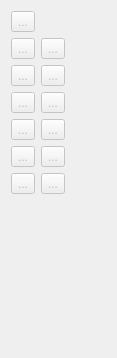
      <widget class="QWidget" name="page">
       <property name="geometry">
        <rect>
         <x>0</x>
         <y>0</y>
         <width>117</width>
         <height>358</height>
        </rect>
       </property>
       <property name="sizePolicy">
        <sizepolicy hsizetype="Expanding" vsizetype="Maximum">
         <horstretch>0</horstretch>
         <verstretch>0</verstretch>
        </sizepolicy>
       </property>
       <property name="toolTip">
        <string>Tools for creating points.</string>
       </property>
       <attribute name="icon">
        <iconset resource="../../libs/vmisc/share/resources/icon.qrc">
         <normaloff>:/icon/16x16/toolsectionpoint.png</normaloff>:/icon/16x16/toolsectionpoint.png</iconset>
       </attribute>
       <attribute name="label">
        <string>Point</string>
       </attribute>
       <attribute name="toolTip">
        <string>Point</string>
       </attribute>
       <layout class="QFormLayout" name="formLayout">
        <property name="fieldGrowthPolicy">
         <enum>QFormLayout::AllNonFixedFieldsGrow</enum>
        </property>
        <item row="2" column="1">
         <widget class="QToolButton" name="toolButtonAlongLine">
          <property name="enabled">
           <bool>false</bool>
          </property>
          <property name="toolTip">
           <string>Point at distance along line</string>
          </property>
          <property name="text">
           <string notr="true">...</string>
          </property>
          <property name="icon">
           <iconset resource="share/resources/toolicon.qrc">
            <normaloff>:/toolicon/32x32/along_line.png</normaloff>:/toolicon/32x32/along_line.png</iconset>
          </property>
          <property name="iconSize">
           <size>
            <width>32</width>
            <height>32</height>
           </size>
          </property>
          <property name="checkable">
           <bool>true</bool>
          </property>
         </widget>
        </item>
        <item row="3" column="0">
         <widget class="QToolButton" name="toolButtonNormal">
          <property name="enabled">
           <bool>false</bool>
          </property>
          <property name="toolTip">
           <string>Point along perpendicular</string>
          </property>
          <property name="text">
           <string notr="true">...</string>
          </property>
          <property name="icon">
           <iconset resource="share/resources/toolicon.qrc">
            <normaloff>:/toolicon/32x32/normal.png</normaloff>:/toolicon/32x32/normal.png</iconset>
          </property>
          <property name="iconSize">
           <size>
            <width>32</width>
            <height>32</height>
           </size>
          </property>
          <property name="checkable">
           <bool>true</bool>
          </property>
         </widget>
        </item>
        <item row="3" column="1">
         <widget class="QToolButton" name="toolButtonBisector">
          <property name="enabled">
           <bool>false</bool>
          </property>
          <property name="toolTip">
           <string>Point along bisector</string>
          </property>
          <property name="text">
           <string notr="true">...</string>
          </property>
          <property name="icon">
           <iconset resource="share/resources/toolicon.qrc">
            <normaloff>:/toolicon/32x32/bisector.png</normaloff>:/toolicon/32x32/bisector.png</iconset>
          </property>
          <property name="iconSize">
           <size>
            <width>32</width>
            <height>32</height>
           </size>
          </property>
          <property name="checkable">
           <bool>true</bool>
          </property>
         </widget>
        </item>
        <item row="5" column="0">
         <widget class="QToolButton" name="toolButtonShoulderPoint">
          <property name="enabled">
           <bool>false</bool>
          </property>
          <property name="toolTip">
           <string>Special point on shoulder</string>
          </property>
          <property name="text">
           <string notr="true">...</string>
          </property>
          <property name="icon">
           <iconset resource="share/resources/toolicon.qrc">
            <normaloff>:/toolicon/32x32/shoulder.png</normaloff>:/toolicon/32x32/shoulder.png</iconset>
          </property>
          <property name="iconSize">
           <size>
            <width>32</width>
            <height>32</height>
           </size>
          </property>
          <property name="checkable">
           <bool>true</bool>
          </property>
         </widget>
        </item>
        <item row="5" column="1">
         <widget class="QToolButton" name="toolButtonPointOfContact">
          <property name="enabled">
           <bool>false</bool>
          </property>
          <property name="toolTip">
           <string>Point at intersection of arc and line</string>
          </property>
          <property name="text">
           <string notr="true">...</string>
          </property>
          <property name="icon">
           <iconset resource="share/resources/toolicon.qrc">
            <normaloff>:/toolicon/32x32/point_of_contact.png</normaloff>:/toolicon/32x32/point_of_contact.png</iconset>
          </property>
          <property name="iconSize">
           <size>
            <width>32</width>
            <height>32</height>
           </size>
          </property>
          <property name="checkable">
           <bool>true</bool>
          </property>
         </widget>
        </item>
        <item row="7" column="0">
         <widget class="QToolButton" name="toolButtonTriangle">
          <property name="enabled">
           <bool>false</bool>
          </property>
          <property name="toolTip">
           <string>Triangle tool</string>
          </property>
          <property name="text">
           <string notr="true">...</string>
          </property>
          <property name="icon">
           <iconset resource="share/resources/toolicon.qrc">
            <normaloff>:/toolicon/32x32/triangle.png</normaloff>:/toolicon/32x32/triangle.png</iconset>
          </property>
          <property name="iconSize">
           <size>
            <width>32</width>
            <height>32</height>
           </size>
          </property>
          <property name="checkable">
           <bool>true</bool>
          </property>
         </widget>
        </item>
        <item row="7" column="1">
         <widget class="QToolButton" name="toolButtonPointOfIntersection">
          <property name="enabled">
           <bool>false</bool>
          </property>
          <property name="toolTip">
           <string>Point from X and Y of two other points</string>
          </property>
          <property name="text">
           <string notr="true">...</string>
          </property>
          <property name="icon">
           <iconset resource="share/resources/toolicon.qrc">
            <normaloff>:/toolicon/32x32/point_of_intersection.png</normaloff>:/toolicon/32x32/point_of_intersection.png</iconset>
          </property>
          <property name="iconSize">
           <size>
            <width>32</width>
            <height>32</height>
           </size>
          </property>
          <property name="checkable">
           <bool>true</bool>
          </property>
         </widget>
        </item>
        <item row="9" column="0">
         <widget class="QToolButton" name="toolButtonHeight">
          <property name="enabled">
           <bool>false</bool>
          </property>
          <property name="toolTip">
           <string>Perpendicular point along line</string>
          </property>
          <property name="text">
           <string notr="true">...</string>
          </property>
          <property name="icon">
           <iconset resource="share/resources/toolicon.qrc">
            <normaloff>:/toolicon/32x32/height.png</normaloff>:/toolicon/32x32/height.png</iconset>
          </property>
          <property name="iconSize">
           <size>
            <width>32</width>
            <height>32</height>
           </size>
          </property>
          <property name="checkable">
           <bool>true</bool>
          </property>
         </widget>
        </item>
        <item row="9" column="1">
         <widget class="QToolButton" name="toolButtonLineIntersectAxis">
          <property name="enabled">
           <bool>false</bool>
          </property>
          <property name="toolTip">
           <string>Point intersect line and axis</string>
          </property>
          <property name="text">
           <string notr="true">...</string>
          </property>
          <property name="icon">
           <iconset resource="share/resources/toolicon.qrc">
            <normaloff>:/toolicon/32x32/line_intersect_axis.png</normaloff>:/toolicon/32x32/line_intersect_axis.png</iconset>
          </property>
          <property name="iconSize">
           <size>
            <width>32</width>
            <height>32</height>
           </size>
          </property>
          <property name="checkable">
           <bool>true</bool>
          </property>
         </widget>
        </item>
        <item row="10" column="0">
         <widget class="QToolButton" name="toolButtonTrueDarts">
          <property name="enabled">
           <bool>false</bool>
          </property>
          <property name="toolTip">
           <string>True darts</string>
          </property>
          <property name="text">
           <string notr="true">...</string>
          </property>
          <property name="icon">
           <iconset resource="share/resources/toolicon.qrc">
            <normaloff>:/toolicon/32x32/true_darts.png</normaloff>:/toolicon/32x32/true_darts.png</iconset>
          </property>
          <property name="iconSize">
           <size>
            <width>32</width>
            <height>32</height>
           </size>
          </property>
          <property name="checkable">
           <bool>true</bool>
          </property>
         </widget>
        </item>
        <item row="0" column="0">
         <widget class="QToolButton" name="toolButtonPointerPoint">
          <property name="enabled">
           <bool>false</bool>
          </property>
          <property name="toolTip">
           <string>Tool pointer</string>
          </property>
          <property name="text">
           <string notr="true">...</string>
          </property>
          <property name="icon">
           <iconset resource="../../libs/vmisc/share/resources/icon.qrc">
            <normaloff>:/icon/32x32/arrow_cursor.png</normaloff>:/icon/32x32/arrow_cursor.png</iconset>
          </property>
          <property name="iconSize">
           <size>
            <width>32</width>
            <height>32</height>
           </size>
          </property>
          <property name="checkable">
           <bool>true</bool>
          </property>
         </widget>
        </item>
        <item row="10" column="1">
         <widget class="QToolButton" name="toolButtonMidpoint">
          <property name="enabled">
           <bool>false</bool>
          </property>
          <property name="toolTip">
           <string>Midpoint between two points</string>
          </property>
          <property name="text">
           <string notr="true">...</string>
          </property>
          <property name="icon">
           <iconset resource="share/resources/toolicon.qrc">
            <normaloff>:/toolicon/32x32/midpoint.png</normaloff>:/toolicon/32x32/midpoint.png</iconset>
          </property>
          <property name="iconSize">
           <size>
            <width>32</width>
            <height>32</height>
           </size>
          </property>
          <property name="checkable">
           <bool>true</bool>
          </property>
         </widget>
        </item>
        <item row="2" column="0">
         <widget class="QToolButton" name="toolButtonEndLine">
          <property name="enabled">
           <bool>false</bool>
          </property>
          <property name="toolTip">
           <string>Point at distance and angle</string>
          </property>
          <property name="text">
           <string notr="true">...</string>
          </property>
          <property name="icon">
           <iconset resource="share/resources/toolicon.qrc">
            <normaloff>:/toolicon/32x32/segment.png</normaloff>:/toolicon/32x32/segment.png</iconset>
          </property>
          <property name="iconSize">
           <size>
            <width>32</width>
            <height>32</height>
           </size>
          </property>
          <property name="checkable">
           <bool>true</bool>
          </property>
         </widget>
        </item>
       </layout>
      </widget>
